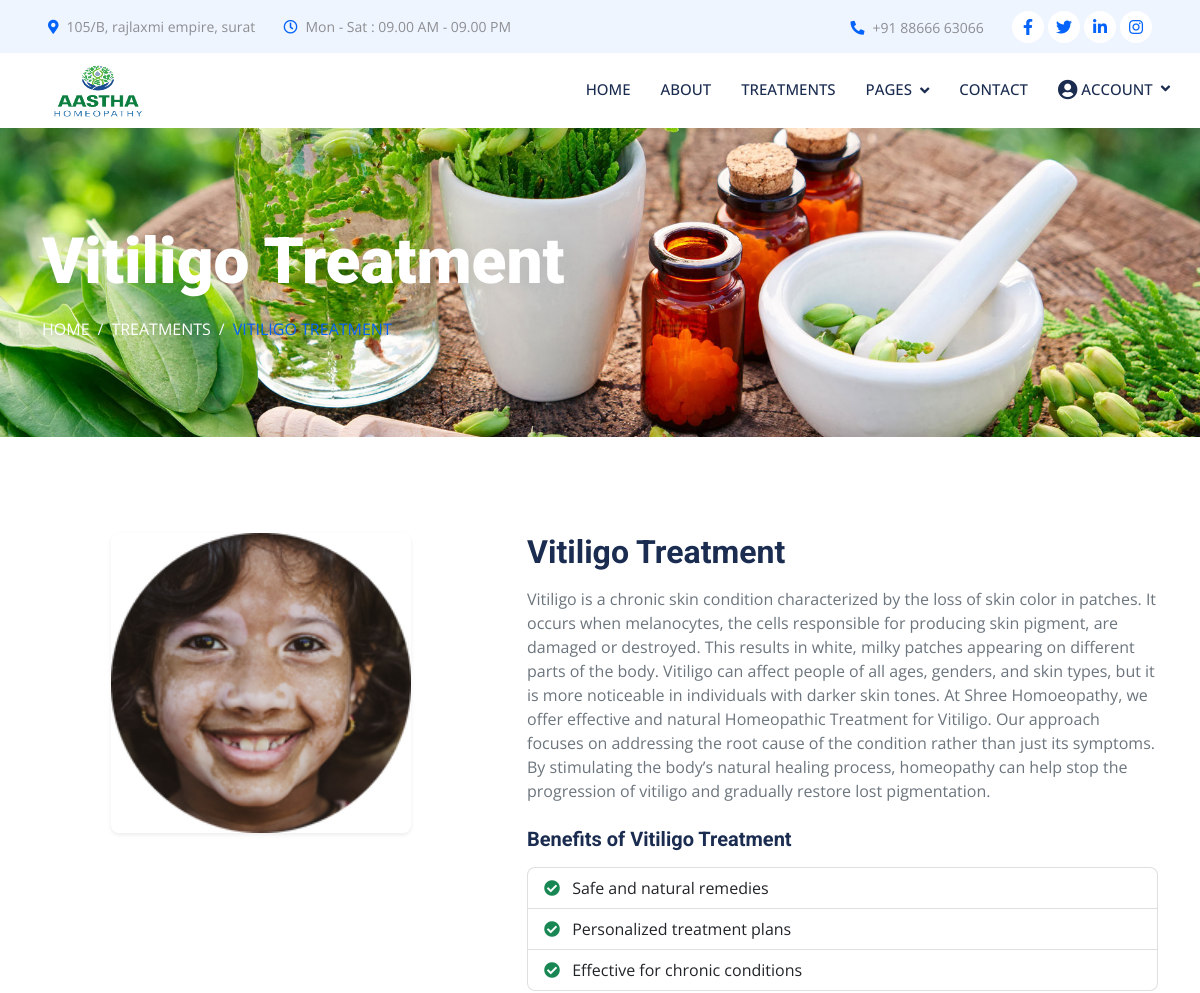
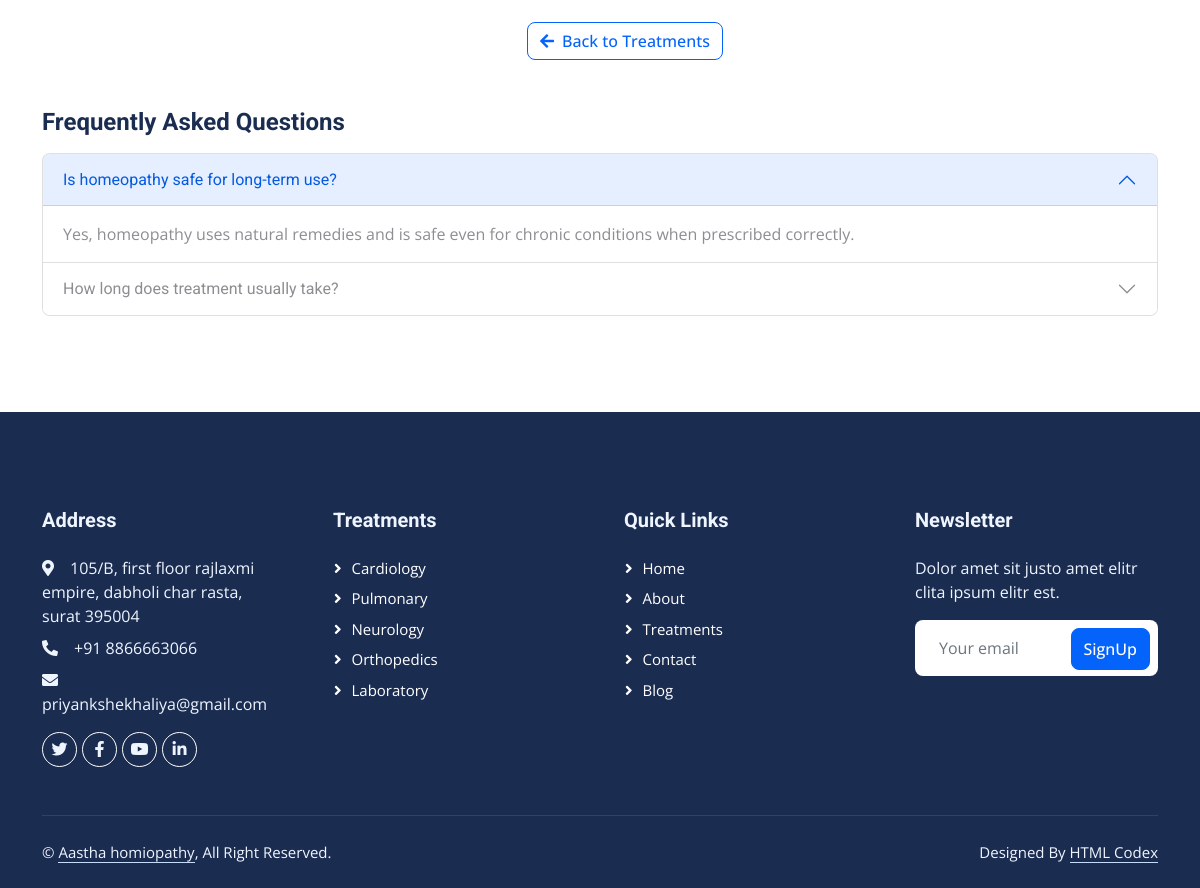
Screenshot of /treatment/5/ with the database file from the repository (2 pictures, top to bottom).
### aastha/models.py (models this page shows, shortened)
class Treatment(models.Model):
    category = models.ForeignKey(TreatmentCategory, on_delete=models.CASCADE, related_name='treatments')
    title = models.CharField(max_length=200)
    description = models.TextField(blank=True)
    image = models.ImageField(upload_to='treatments/', blank=True, null=True)

### aastha/views.py (the view)
# urls.py: path('treatment/<slug:slug>/', views.treatment_detail_view, name='treatment_detail'),
def treatment_detail_view(request, slug):
    treatment = Treatment.objects.get(id=slug)
    return render(request, 'treatment_detail.html', {'treatment': treatment})

### aastha/templates/treatment_detail.html (shortened to what this page needs)
{% extends "base.html" %}
{% load static %}
{% block content %}
<div class="container-fluid page-header py-5 mb-5 wow fadeIn" data-wow-delay="0.1s">
    <div class="container py-5">
        <h1 class="display-3 text-white mb-3 animated slideInDown">{{ treatment.title }}</h1>
        <nav aria-label="breadcrumb animated slideInDown">
            <ol class="breadcrumb text-uppercase mb-0">
                <li class="breadcrumb-item"><a class="text-white" href="{% url 'index' %}">Home</a></li>
                <li class="breadcrumb-item"><a class="text-white" href="{% url 'treatment' %}">Treatments</a></li>
                <li class="breadcrumb-item text-primary active" aria-current="page">{{ treatment.title }}</li>
            </ol>
        </nav>
    </div>
</div>
<div class="container py-5">
    <div class="row g-5">
        <div class="col-md-5 mb-4">
            {% if treatment.image %}
                <img src="{{ treatment.image.url }}" alt="{{ treatment.title }}" style="height: 300px;" class="img-fluid rounded shadow-sm d-block mx-auto">
            {% else %}
                <div class="bg-light d-flex align-items-center justify-content-center rounded"
                     style="height: 300px;">
                    <i class="{{ treatment.icon_class }} text-primary fs-1"></i>
                </div>
            {% endif %}
        </div>
        <div class="col-md-7">
            <h2 class="mb-3">{{ treatment.title }}</h2>
            <p class="text-muted">{{ treatment.description }}</p>
            <h5 class="mt-4 mb-3">Benefits of {{ treatment.title }}</h5>
            <ul class="list-group mb-4">
                <li class="list-group-item">
                    <i class="fa fa-check-circle text-success me-2"></i> Safe and natural remedies
                </li>
                <li class="list-group-item">
                    <i class="fa fa-check-circle text-success me-2"></i> Personalized treatment plans
                </li>
                <li class="list-group-item">
                    <i class="fa fa-check-circle text-success me-2"></i> Effective for chronic conditions
                </li>
            </ul>
            <a href="{% url 'treatment' %}" class="btn btn-outline-primary">
                <i class="fa fa-arrow-left me-2"></i>Back to Treatments
            </a>
        </div>
    </div>
    <div class="accordion mt-5" id="faqAccordion">
        <h4 class="mb-3">Frequently Asked Questions</h4>
        <div class="accordion-item">
            <h2 class="accordion-header" id="faqOneHeading">
                <button class="accordion-button" type="button" data-bs-toggle="collapse"
                        data-bs-target="#faqOne" aria-expanded="true" aria-controls="faqOne">
                    Is homeopathy safe for long-term use?
                </button>
            </h2>
            <div id="faqOne" class="accordion-collapse collapse show" aria-labelledby="faqOneHeading"
                 data-bs-parent="#faqAccordion">
                <div class="accordion-body">
                    Yes, homeopathy uses natural remedies and is safe even for chronic conditions when prescribed correctly.
                </div>
            </div>
        </div>
        <div class="accordion-item">
            <h2 class="accordion-header" id="faqTwoHeading">
                <button class="accordion-button collapsed" type="button" data-bs-toggle="collapse"
                        data-bs-target="#faqTwo" aria-expanded="false" aria-controls="faqTwo">
                    How long does treatment usually take?
                </button>
            </h2>
        </div>
    </div>
</div>
{% endblock %}

### aastha/static/css/style.css (style rules this page uses)
:root { --primary: #0463FA; --light: #EFF5FF; --dark: #1B2C51; }
.btn { font-weight: 500; transition: .5s; }
.page-header { background: url(../img/bg3.jpg) top center no-repeat; background-size: cover; text-shadow: 0 0 30px rgba(0, 0, 0, .1); }
.breadcrumb-item + .breadcrumb-item::before { color: var(--light); }
body { overflow-x: hidden; }

### rows the page displays
Treatment: title "Vitiligo Treatment", title "VITILIGO TREATMENT", image (picture), description "Vitiligo is a chronic skin condition characterized by the loss of skin color in patches. It occurs when melanocytes, the cells responsible for producing skin pigment, are damaged or destroyed. This results in white, milky patches appearing on different parts of the body. Vitiligo can affect people of all ages, genders, and skin types, but it is more noticeable in individuals with darker skin tones. At Shree Homoeopathy, we offer effective and natural Homeopathic Treatment for Vitiligo. Our approach focuses on addressing the root cause of the condition rather than just its symptoms. By stimulating the body’s natural healing process, homeopathy can help stop the progression of vitiligo and…"
